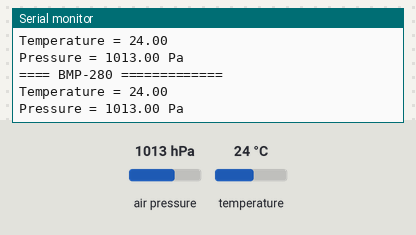
Recording of a program running on a simulated ESP32. Shown: the last lines printed to the serial monitor. Inputs (shaded band) come from the test bench; at power-on: air pressure 1013 hPa, temperature 24 °C.

Above: at 1.8 s.
1.9 s: air pressure set to 952 hPa
At 2.8 s:
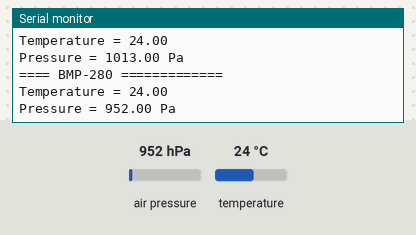
3.4 s: temperature set to 12 °C
At 4.7 s:
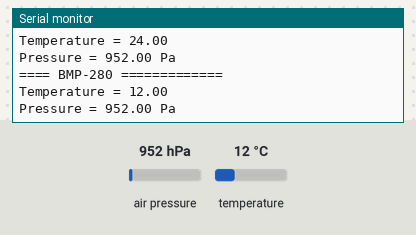
4.9 s: air pressure set to 975 hPa
At 5.8 s:
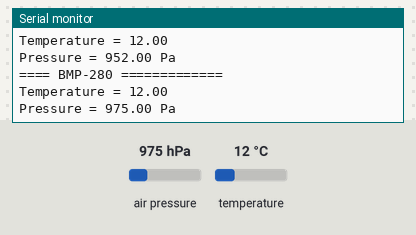
Timing chart, 0 to 7.9 s (numbered marks = the images above; inputs shaded):
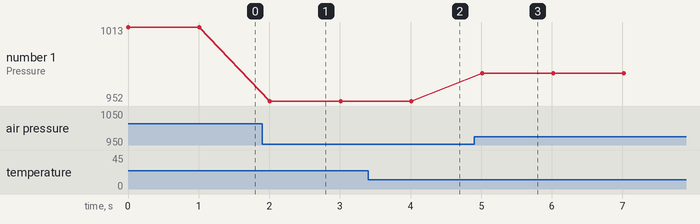

Measured:
- after the input at 1.9 s, the serial monitor: prints a new line after 0.11 s (image 1)
- after the input at 3.4 s, the serial monitor: prints a new line after 0.61 s (image 2)
- after the input at 4.9 s, the serial monitor: prints a new line after 0.12 s (image 3)
- plotted number 1: 1013 → 952 after the input at 1.9 s, 952 → 975 after the input at 4.9 s

The program:

main.cpp
```cpp
/*

ESP32 Node for reading seosors values and sending them over encrypted MQTT

By: Alexander Bobkov
Created:  July 28, 2023
Edited:   Nov 22, 2023

*/

#include <Arduino.h>
#include "config.h"                 // Set of configuration values

// Include library for specific sensor depending on configuration
// Environmental sensor BMP280: Temperature and pressure
#ifdef BMP280
#include <Adafruit_BMP280.h>
#endif
// Environmental sensor BME280: Temperature, pressure, and humidity
#ifdef BME280
#include <Adafruit_BME280.h>
#endif
// BME280
#ifdef BME280
// WaveShare BME280
Adafruit_BME280 bme;
#define SEALEVELPRESSURE_HPA (1013.25)
#endif
// BMP280
#ifdef BMP280
#define BMP_SCK   (18)
#define BMP_MISO  (19)
#define BMP_MOSI  (23)
#define BMP_CS    (5)
Adafruit_BMP280 bmp(BMP_CS);
#endif

// Struct for storing sensors values
struct {
  float humidity = 0.0;
  float pressure = 0.0;
  float temperature = 0.0;
} sensors_values;

void setup()
{
  Serial.begin(115200);   // Define serial port speed

  // If BMP280 was defined in configuration file, complete setup procedure for BMP280 sensor
  #ifdef BMP280
  unsigned status_bmp280;
  // Initialize sensor
  status_bmp280 = bmp.begin();
  // Repeat initialization attempt untill succeeded
  if (!status_bmp280) {
    Serial.println("Could not find BMP280");
    Serial.println(bmp.sensorID(),16);
    while (1);
  }
  else {
    Serial.println(bmp.sensorID(),16);
  }
  #endif

}

void loop() {

  // Read and display sensors values depending on configuration file
  #ifdef BMP280
  Serial.println("\n==== BMP-280 =============");
  sensors_values.temperature = (float)bmp.readTemperature();
  sensors_values.pressure = (float)bmp.readPressure();
  #endif

  // Display sensors values
  Serial.print("Temperature = ");
  Serial.println(sensors_values.temperature);
  Serial.print("Pressure = ");
  Serial.print(sensors_values.pressure / 100.0F);
  Serial.println(" Pa");
  delay(1000);

}
```

config.h
```cpp
//#include "secrets.h"

// Uncomment modules as required
//#define RTC
//#define MICRO_SD
#define BMP280      // Adafruit BMP280; temp & pressure
//#define BME280    // Generic BME280; temp, pressure & humidity
//#define AWSIoT

#define MQTT_SSL
//#define HOTSPOT
//#define MQTT


/*
#########################################################################

                                MQTT

#########################################################################
*/
// MQTT Default Channels
#define MQTT_IOT_CHANNEL_TEMPERATURE        "esp32/sensors/temperature"
#define MQTT_IOT_CHANNEL_PRESSURE           "esp32/sensors/pressure"
#define MQTT_IOT_CHANNEL_HUMIDITY           "esp32/sensors/humidity"
// MQTT Channel specific for each node
// [NODE]/sensors/sensor
// IoT ID
#define IoT_ID                          "node1"
#define MQTT_NODE_TEMPERATURE           "/sensors/temperature"
#define MQTT_NODE_PRESSURE              "/sensors/pressure"
#define MQTT_NODE_HUMIDITY              "/sensors/humidity"
#define MQTT_NODE_PULSE                 "/pulse"
#define MQTT_NODE_SWITCH_1              "/sw1"
#define MQTT_NODE_SWITCH_2              "/sw2"
#define MQTT_NODE_OUTPUT_PWM_1          "/pwm1"
// Standardize switches channels
#define MQTT_IOT_CHANNEL_OUTPUT_PULSE       "node1/output/pulse"
#define MQTT_IOT_CHANNEL_OUTPUT_SWITCH_1    "node1/output/sw1"
#define MQTT_IOT_CHANNEL_OUTPUT_SWITCH_2    "node1/sw2"
#define MQTT_IOT_CHANNEL_OUTPUT_PWM_1       "node1/pwm1"

// Uncomment corresponding board
#define devkit_30pin_001
//#define devkit_36pin_001

#ifdef devkit_30pin_001
/*
#### ESP32 DEVKIT V1.1 DIY MALL           ####
#### 30 PINS                              ####
#### DEVELOPMENT BOARD SUPPORTED PIN OUTS ####
----------------------------------------------
GPIO    | Physical  |   Description
Pin     |           |
----------------------------------------------
              2         Built-in LED
D15           3
D2            4     =>  Built-in LED
D4            5
D5            8
D18           9
D19           10
D21           11
D22           14
D23           15
D34           19        Input only
D35           20        Input only
D32           21*
D33           22*
D25           23*   =>  Assigned to DAC
D26           24*   =>  Assigned to DAC
D27           25
D14           26*   =>  Assigned to Switch 1
D12           27*   =>  Assigned to Switch 2
D13           28    =>  Assigned to read RPM
----------------------------------------------
*/
#define PING_PIN  33  // GPIO 33 pin # of audio ping
#define LED_PIN   32
#define SWITCH_1  14  // GPIO 14
#define SWITCH_2  12  // GPIO 12
#define DAC_CH1   25  // GPIO 25
#define DAC_CH2   26  // GPIO 26
#define FAN_RPM   13  // GPIO 13
//uint8_t pins[] = {2,4,5,12,13,14,15,18,19,21,22,23,25,26,27,32,33}; // 20 GPIO pins
#endif

/*
#### ESP32 DEVKIT V1.1 DIY MALL           ####
#### 36 PINS                              ####
#### DEVELOPMENT BOARD SUPPORTED PIN OUTS ####
----------------------------------------------
GPIO    | Physical  |   Description
Pin     |           |
----------------------------------------------
              2         Built-in LED
D0            5
D15           6
D2            7         Same as built-in LED
D4            8
D5            11
D18           12
D19           13
D21           14
D22           17
D23           18
D34           22
D35           23
D32           24
D33           25
D25           26
D26           27
D27           28
D17           29
D14           30
D12           31
D13           32
----------------------------------------------
*/
#ifdef devkit_36pin_001
#define PING_PIN 33           // D33 pin # of audio ping
#define LED_PIN   2            // pin # of LED controlled by light sensor
//uint8_t pins[] = {};
#endif
/*
##############################################
*/

//#define LIGHT_SENSOR_PIN 34   // analog in pin # for a light sensor
//#define LED_PIN 32            // pin # of LED controlled by light sensor
#define ANALOG_THRESHOLD 1800 // threshhold for analog input when logical 0 should become logical 1
// RGB LED
#define RGB_R_PIN 11  // D14
#define RGB_B_PIN 13  // D13
#define RGB_G_PIN 12  // D12
```
